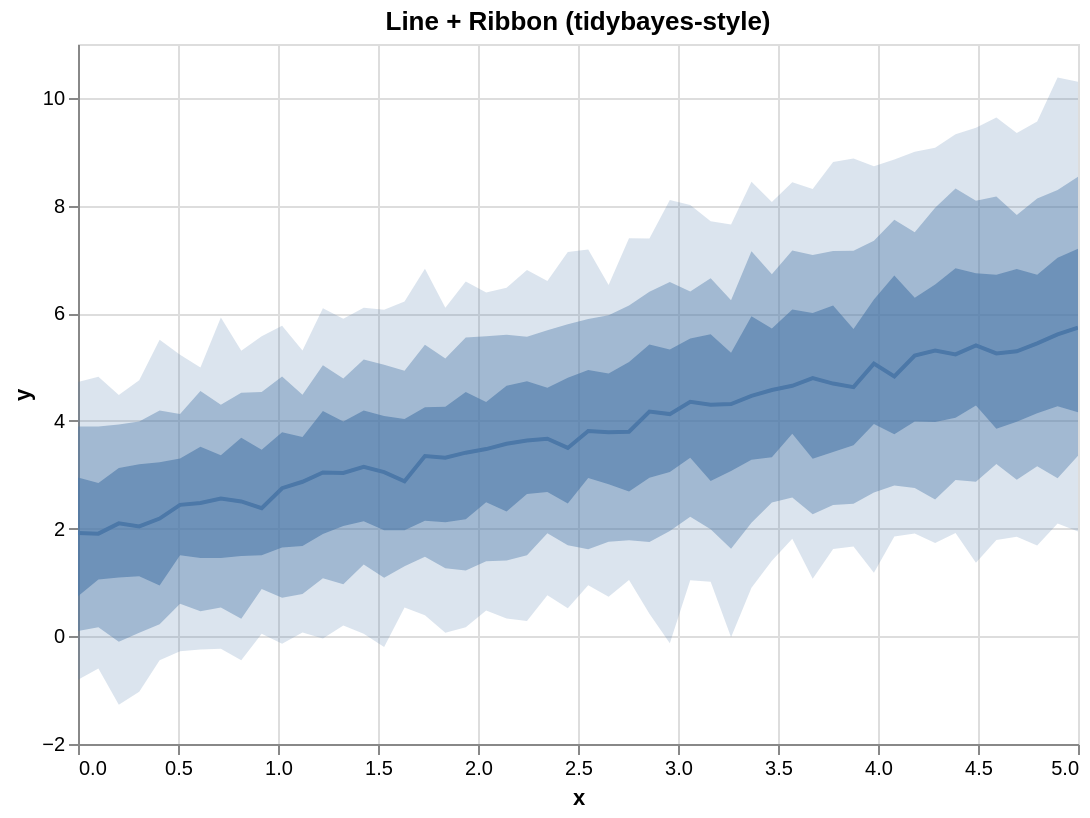

Express this chart as Vega-Lite.
### Vega-Lite specification from a JSON file in a GitHub repository (floating-point values rounded to 4 significant figures)
{"$schema": "https://vega.github.io/schema/vega-lite/v5.json", "config": {"axis": {"labelLimit": 0}, "header": {"labelLimit": 0}, "legend": {"labelLimit": 0}}, "data": {"values": [{"__median__": 3.799, "hi_0_5_": 5.096, "hi_0_8_": 6.142, "hi_0_95_": 7.393, "lo_0_5_": 2.688, "lo_0_8_": 1.783, "lo_0_95_": 1.045, "x": 2.755}, {"__median__": 3.043, "hi_0_5_": 4.185, "hi_0_8_": 5.033, "hi_0_95_": 6.09, "lo_0_5_": 1.899, "lo_0_8_": 1.08, "lo_0_95_": -0.03925, "x": 1.224}, {"__median__": 4.314, "hi_0_5_": 5.265, "hi_0_8_": 6.241, "hi_0_95_": 7.646, "lo_0_5_": 3.069, "lo_0_8_": 1.627, "lo_0_95_": -0.01634, "x": 3.265}, {"__median__": 4.694, "hi_0_5_": 6.141, "hi_0_8_": 7.157, "hi_0_95_": 8.806, "lo_0_5_": 3.423, "lo_0_8_": 2.438, "lo_0_95_": 1.619, "x": 3.776}, {"__median__": 5.401, "hi_0_5_": 6.742, "hi_0_8_": 8.09, "hi_0_95_": 9.445, "lo_0_5_": 4.285, "lo_0_8_": 2.868, "lo_0_95_": 1.365, "x": 4.49}, {"__median__": 1.907, "hi_0_5_": 2.849, "hi_0_8_": 3.897, "hi_0_95_": 4.823, "lo_0_5_": 1.056, "lo_0_8_": 0.1674, "lo_0_95_": -0.5974, "x": 0.102}, {"__median__": 4.825, "hi_0_5_": 6.7, "hi_0_8_": 7.735, "hi_0_95_": 8.856, "lo_0_5_": 3.751, "lo_0_8_": 2.8, "lo_0_95_": 1.856, "x": 4.082}, {"__median__": 2.041, "hi_0_5_": 3.198, "hi_0_8_": 3.988, "hi_0_95_": 4.754, "lo_0_5_": 1.117, "lo_0_8_": 0.06736, "lo_0_95_": -1.03, "x": 0.3061}, {"__median__": 5.44, "hi_0_5_": 6.715, "hi_0_8_": 8.13, "hi_0_95_": 9.56, "lo_0_5_": 4.144, "lo_0_8_": 3.158, "lo_0_95_": 1.688, "x": 4.796}, {"__median__": 3.668, "hi_0_5_": 4.615, "hi_0_8_": 5.684, "hi_0_95_": 6.6, "lo_0_5_": 2.678, "lo_0_8_": 1.915, "lo_0_95_": 0.7627, "x": 2.347}, {"__median__": 2.097, "hi_0_5_": 3.126, "hi_0_8_": 3.935, "hi_0_95_": 4.479, "lo_0_5_": 1.09, "lo_0_8_": -0.1015, "lo_0_95_": -1.272, "x": 0.2041}, {"__median__": 4.299, "hi_0_5_": 5.61, "hi_0_8_": 6.652, "hi_0_95_": 7.71, "lo_0_5_": 2.885, "lo_0_8_": 1.989, "lo_0_95_": 1.012, "x": 3.163}, {"__median__": 5.214, "hi_0_5_": 6.287, "hi_0_8_": 7.505, "hi_0_95_": 8.998, "lo_0_5_": 3.988, "lo_0_8_": 2.753, "lo_0_95_": 1.908, "x": 4.184}, {"__median__": 3.636, "hi_0_5_": 4.737, "hi_0_8_": 5.565, "hi_0_95_": 6.802, "lo_0_5_": 2.643, "lo_0_8_": 1.505, "lo_0_95_": 0.2865, "x": 2.245}, {"__median__": 3.813, "hi_0_5_": 4.947, "hi_0_8_": 5.891, "hi_0_95_": 7.183, "lo_0_5_": 2.938, "lo_0_8_": 1.619, "lo_0_95_": 0.9492, "x": 2.551}, {"__median__": 2.75, "hi_0_5_": 3.791, "hi_0_8_": 4.824, "hi_0_95_": 5.767, "lo_0_5_": 1.651, "lo_0_8_": 0.7145, "lo_0_95_": -0.1396, "x": 1.02}, {"__median__": 4.653, "hi_0_5_": 6.069, "hi_0_8_": 7.167, "hi_0_95_": 8.432, "lo_0_5_": 3.762, "lo_0_8_": 2.58, "lo_0_95_": 1.811, "x": 3.571}, {"__median__": 5.065, "hi_0_5_": 6.256, "hi_0_8_": 7.346, "hi_0_95_": 8.73, "lo_0_5_": 3.944, "lo_0_8_": 2.671, "lo_0_95_": 1.181, "x": 3.98}, {"__median__": 2.557, "hi_0_5_": 3.363, "hi_0_8_": 4.301, "hi_0_95_": 5.92, "lo_0_5_": 1.454, "lo_0_8_": 0.5372, "lo_0_95_": -0.2318, "x": 0.7143}, {"__median__": 5.305, "hi_0_5_": 6.535, "hi_0_8_": 7.957, "hi_0_95_": 9.073, "lo_0_5_": 3.978, "lo_0_8_": 2.541, "lo_0_95_": 1.733, "x": 4.286}, {"__median__": 2.505, "hi_0_5_": 3.687, "hi_0_8_": 4.525, "hi_0_95_": 5.303, "lo_0_5_": 1.493, "lo_0_8_": 0.3269, "lo_0_95_": -0.4451, "x": 0.8163}, {"__median__": 3.789, "hi_0_5_": 4.879, "hi_0_8_": 5.964, "hi_0_95_": 6.525, "lo_0_5_": 2.822, "lo_0_8_": 1.757, "lo_0_95_": 0.7346, "x": 2.653}, {"__median__": 5.606, "hi_0_5_": 7.029, "hi_0_8_": 8.287, "hi_0_95_": 10.38, "lo_0_5_": 4.273, "lo_0_8_": 2.934, "lo_0_95_": 2.096, "x": 4.898}, {"__median__": 4.175, "hi_0_5_": 5.42, "hi_0_8_": 6.398, "hi_0_95_": 7.387, "lo_0_5_": 2.944, "lo_0_8_": 1.752, "lo_0_95_": 0.4187, "x": 2.857}, {"__median__": 3.316, "hi_0_5_": 4.262, "hi_0_8_": 5.157, "hi_0_95_": 6.102, "lo_0_5_": 2.117, "lo_0_8_": 1.264, "lo_0_95_": 0.06541, "x": 1.837}, {"__median__": 4.794, "hi_0_5_": 6.003, "hi_0_8_": 7.083, "hi_0_95_": 8.306, "lo_0_5_": 3.298, "lo_0_8_": 2.266, "lo_0_95_": 1.067, "x": 3.673}, {"__median__": 3.575, "hi_0_5_": 4.653, "hi_0_8_": 5.601, "hi_0_95_": 6.474, "lo_0_5_": 2.32, "lo_0_8_": 1.408, "lo_0_95_": 0.3304, "x": 2.143}, {"__median__": 5.293, "hi_0_5_": 6.822, "hi_0_8_": 7.826, "hi_0_95_": 9.347, "lo_0_5_": 3.985, "lo_0_8_": 2.905, "lo_0_95_": 1.85, "x": 4.694}, {"__median__": 3.032, "hi_0_5_": 3.99, "hi_0_8_": 4.789, "hi_0_95_": 5.899, "lo_0_5_": 2.047, "lo_0_8_": 0.9655, "lo_0_95_": 0.2023, "x": 1.327}, {"__median__": 2.442, "hi_0_5_": 3.302, "hi_0_8_": 4.127, "hi_0_95_": 5.23, "lo_0_5_": 1.505, "lo_0_8_": 0.6046, "lo_0_95_": -0.2771, "x": 0.5102}, {"__median__": 3.499, "hi_0_5_": 4.803, "hi_0_8_": 5.794, "hi_0_95_": 7.139, "lo_0_5_": 2.467, "lo_0_8_": 1.692, "lo_0_95_": 0.5214, "x": 2.449}, {"__median__": 4.353, "hi_0_5_": 5.53, "hi_0_8_": 6.402, "hi_0_95_": 8.012, "lo_0_5_": 3.317, "lo_0_8_": 2.219, "lo_0_95_": 1.039, "x": 3.061}, {"__median__": 5.733, "hi_0_5_": 7.195, "hi_0_8_": 8.536, "hi_0_95_": 10.3, "lo_0_5_": 4.161, "lo_0_8_": 3.351, "lo_0_95_": 1.945, "x": 5.0}, {"__median__": 5.254, "hi_0_5_": 6.716, "hi_0_8_": 8.166, "hi_0_95_": 9.635, "lo_0_5_": 3.854, "lo_0_8_": 3.2, "lo_0_95_": 1.79, "x": 4.592}, {"__median__": 2.475, "hi_0_5_": 3.522, "hi_0_8_": 4.554, "hi_0_95_": 4.991, "lo_0_5_": 1.454, "lo_0_8_": 0.4673, "lo_0_95_": -0.2432, "x": 0.6122}, {"__median__": 3.41, "hi_0_5_": 4.539, "hi_0_8_": 5.55, "hi_0_95_": 6.588, "lo_0_5_": 2.175, "lo_0_8_": 1.22, "lo_0_95_": 0.1698, "x": 1.939}, {"__median__": 3.049, "hi_0_5_": 4.092, "hi_0_8_": 5.043, "hi_0_95_": 6.064, "lo_0_5_": 1.971, "lo_0_8_": 1.088, "lo_0_95_": -0.2005, "x": 1.531}, {"__median__": 4.628, "hi_0_5_": 5.708, "hi_0_8_": 7.158, "hi_0_95_": 8.875, "lo_0_5_": 3.549, "lo_0_8_": 2.463, "lo_0_95_": 1.669, "x": 3.878}, {"__median__": 3.477, "hi_0_5_": 4.352, "hi_0_8_": 5.572, "hi_0_95_": 6.384, "lo_0_5_": 2.488, "lo_0_8_": 1.396, "lo_0_95_": 0.478, "x": 2.041}, {"__median__": 3.149, "hi_0_5_": 4.192, "hi_0_8_": 5.14, "hi_0_95_": 6.1, "lo_0_5_": 2.135, "lo_0_8_": 1.336, "lo_0_95_": 0.04947, "x": 1.429}, {"__median__": 2.187, "hi_0_5_": 3.235, "hi_0_8_": 4.193, "hi_0_95_": 5.505, "lo_0_5_": 0.942, "lo_0_8_": 0.223, "lo_0_95_": -0.4449, "x": 0.4082}, {"__median__": 4.465, "hi_0_5_": 5.946, "hi_0_8_": 7.152, "hi_0_95_": 8.444, "lo_0_5_": 3.278, "lo_0_8_": 2.11, "lo_0_95_": 0.9035, "x": 3.367}, {"__median__": 1.919, "hi_0_5_": 2.947, "hi_0_8_": 3.896, "hi_0_95_": 4.721, "lo_0_5_": 0.7419, "lo_0_8_": 0.09731, "lo_0_95_": -0.8085, "x": 0.0}, {"__median__": 5.235, "hi_0_5_": 6.837, "hi_0_8_": 8.315, "hi_0_95_": 9.326, "lo_0_5_": 4.061, "lo_0_8_": 2.903, "lo_0_95_": 1.921, "x": 4.388}, {"__median__": 2.379, "hi_0_5_": 3.465, "hi_0_8_": 4.536, "hi_0_95_": 5.572, "lo_0_5_": 1.504, "lo_0_8_": 0.8767, "lo_0_95_": 0.04824, "x": 0.9184}, {"__median__": 3.347, "hi_0_5_": 4.252, "hi_0_8_": 5.416, "hi_0_95_": 6.827, "lo_0_5_": 2.146, "lo_0_8_": 1.478, "lo_0_95_": 0.3894, "x": 1.735}, {"__median__": 4.127, "hi_0_5_": 5.327, "hi_0_8_": 6.582, "hi_0_95_": 8.104, "lo_0_5_": 3.052, "lo_0_8_": 1.956, "lo_0_95_": -0.1292, "x": 2.959}, {"__median__": 2.879, "hi_0_5_": 4.034, "hi_0_8_": 4.934, "hi_0_95_": 6.218, "lo_0_5_": 1.97, "lo_0_8_": 1.301, "lo_0_95_": 0.5366, "x": 1.633}, {"__median__": 4.574, "hi_0_5_": 5.715, "hi_0_8_": 6.723, "hi_0_95_": 8.066, "lo_0_5_": 3.323, "lo_0_8_": 2.485, "lo_0_95_": 1.403, "x": 3.469}, {"__median__": 2.87, "hi_0_5_": 3.703, "hi_0_8_": 4.485, "hi_0_95_": 5.309, "lo_0_5_": 1.676, "lo_0_8_": 0.7847, "lo_0_95_": 0.07234, "x": 1.122}]}, "height": 350, "layer": [{"_lr_layer": true, "encoding": {"tooltip": [{"field": "x", "title": "x", "type": "quantitative"}, {"field": "__median__", "title": "median", "type": "quantitative"}, {"field": "lo_0_95_", "title": "95% lo", "type": "quantitative"}, {"field": "hi_0_95_", "title": "95% hi", "type": "quantitative"}], "x": {"field": "x", "scale": {"zero": false}, "type": "quantitative"}, "y": {"field": "lo_0_95_", "scale": {"zero": false}, "title": "y", "type": "quantitative"}, "y2": {"field": "hi_0_95_"}}, "mark": {"line": false, "opacity": 0.2, "type": "area"}, "params": [{"bind": "scales", "name": "grid", "select": {"encodings": ["x", "y"], "type": "interval"}}]}, {"_lr_layer": true, "encoding": {"tooltip": [{"field": "x", "title": "x", "type": "quantitative"}, {"field": "__median__", "title": "median", "type": "quantitative"}, {"field": "lo_0_95_", "title": "95% lo", "type": "quantitative"}, {"field": "hi_0_95_", "title": "95% hi", "type": "quantitative"}], "x": {"field": "x", "scale": {"zero": false}, "type": "quantitative"}, "y": {"field": "lo_0_8_", "scale": {"zero": false}, "title": "y", "type": "quantitative"}, "y2": {"field": "hi_0_8_"}}, "mark": {"line": false, "opacity": 0.4, "type": "area"}}, {"_lr_layer": true, "encoding": {"tooltip": [{"field": "x", "title": "x", "type": "quantitative"}, {"field": "__median__", "title": "median", "type": "quantitative"}, {"field": "lo_0_95_", "title": "95% lo", "type": "quantitative"}, {"field": "hi_0_95_", "title": "95% hi", "type": "quantitative"}], "x": {"field": "x", "scale": {"zero": false}, "type": "quantitative"}, "y": {"field": "lo_0_5_", "scale": {"zero": false}, "title": "y", "type": "quantitative"}, "y2": {"field": "hi_0_5_"}}, "mark": {"line": false, "opacity": 0.6, "type": "area"}}, {"_lr_layer": true, "encoding": {"tooltip": [{"field": "x", "title": "x", "type": "quantitative"}, {"field": "__median__", "title": "median", "type": "quantitative"}, {"field": "lo_0_95_", "title": "95% lo", "type": "quantitative"}, {"field": "hi_0_95_", "title": "95% hi", "type": "quantitative"}], "x": {"field": "x", "scale": {"zero": false}, "type": "quantitative"}, "y": {"field": "__median__", "scale": {"zero": false}, "title": "y", "type": "quantitative"}}, "mark": {"strokeWidth": 2, "type": "line"}}], "title": "Line + Ribbon (tidybayes-style)", "width": 500}
